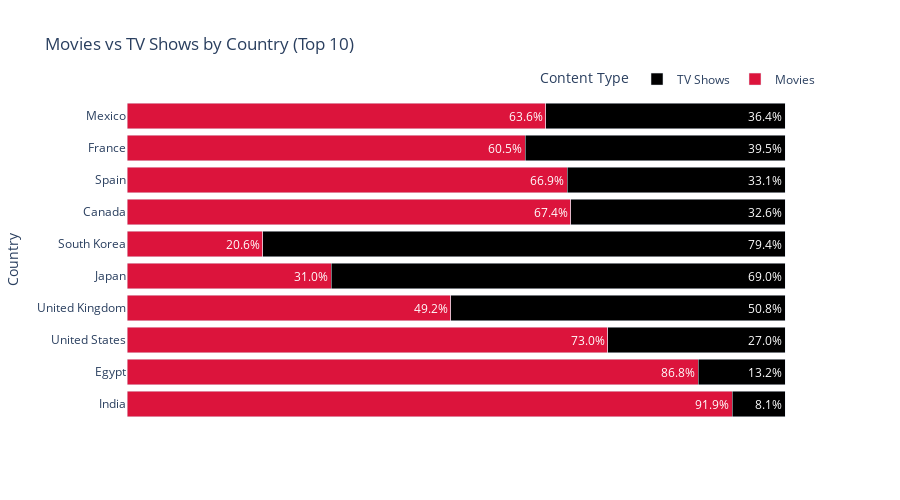

Notebook cell for this chart:
### Markdown cell above
### <span style="color:#FF0000"><b>12. Top 10 Countries Movies vs. TV Shows:</b></span>

### Code cell
# Count type distribution by country
country_type_counts = (
    netflix_data.groupby(["COUNTRY", "TYPE"])["SHOW_ID"]
    .count()
    .reset_index()
    .pivot(index="COUNTRY", columns="TYPE", values="SHOW_ID")
    .fillna(0)
)

# Keep top 10 countries by total content
country_type_counts["Total"] = country_type_counts.sum(axis=1)
top_countries = country_type_counts.sort_values("Total", ascending=False).head(10)

# Calculate percentages
top_countries["Movie %"] = (top_countries["Movie"] / top_countries["Total"] * 100).round(1)
top_countries["TV Show %"] = (top_countries["TV Show"] / top_countries["Total"] * 100).round(1)

# Custom sorting: India first, Egypt second, then rest by descending Total
ordered_countries = ["India", "Egypt"] + [
    c for c in top_countries.sort_values("Total", ascending=False).index 
    if c not in ["India", "Egypt"]
]
top_countries = top_countries.loc[ordered_countries]

# Plot stacked horizontal chart
fig = go.Figure()

fig.add_trace(go.Bar(
    y=top_countries.index,
    x=top_countries["Movie %"],
    orientation="h",
    marker=dict(color="crimson"),
    text=top_countries["Movie %"].astype(str) + "%",
    textposition="inside",
    name="Movies"
))

fig.add_trace(go.Bar(
    y=top_countries.index,
    x=top_countries["TV Show %"],
    orientation="h",
    marker=dict(color="black"),
    text=top_countries["TV Show %"].astype(str) + "%",
    textposition="inside",
    name="TV Shows"
))

fig.update_layout(
    barmode="stack",
    title="Movies vs TV Shows by Country (Top 10)",
    xaxis=dict(showticklabels=False, showgrid=False, title=""),  # ❌ no x-axis labels
    yaxis=dict(title="Country"),
    plot_bgcolor="white",
    paper_bgcolor="white",
    height=500,   # ↓ decrease chart height
    legend=dict(
        title="Content Type",
        orientation="h",
        yanchor="bottom",
        y=1.02,
        xanchor="right",
        x=1
    )
)

fig.show()

### Figure 1 — Plotly figure (JSON) as saved in the notebook; plotly's stock layout.template omitted (floating-point values rounded to 4 significant figures)
{"data": [{"marker": {"color": "crimson"}, "name": "Movies", "orientation": "h", "text": ["91.9%", "86.8%", "73.0%", "49.2%", "31.0%", "20.6%", "67.4%", "66.9%", "60.5%", "63.6%"], "textposition": "inside", "type": "bar", "x": [91.9, 86.8, 73, 49.2, 31, 20.6, 67.4, 66.9, 60.5, 63.6], "y": ["India", "Egypt", "United States", "United Kingdom", "Japan", "South Korea", "Canada", "Spain", "France", "Mexico"]}, {"marker": {"color": "black"}, "name": "TV Shows", "orientation": "h", "text": ["8.1%", "13.2%", "27.0%", "50.8%", "69.0%", "79.4%", "32.6%", "33.1%", "39.5%", "36.4%"], "textposition": "inside", "type": "bar", "x": [8.1, 13.2, 27, 50.8, 69, 79.4, 32.6, 33.1, 39.5, 36.4], "y": ["India", "Egypt", "United States", "United Kingdom", "Japan", "South Korea", "Canada", "Spain", "France", "Mexico"]}], "layout": {"barmode": "stack", "height": 500, "legend": {"orientation": "h", "title": {"text": "Content Type"}, "x": 1, "xanchor": "right", "y": 1.02, "yanchor": "bottom"}, "paper_bgcolor": "white", "plot_bgcolor": "white", "title": {"text": "Movies vs TV Shows by Country (Top 10)"}, "xaxis": {"showgrid": false, "showticklabels": false, "title": {"text": ""}}, "yaxis": {"title": {"text": "Country"}}}}
